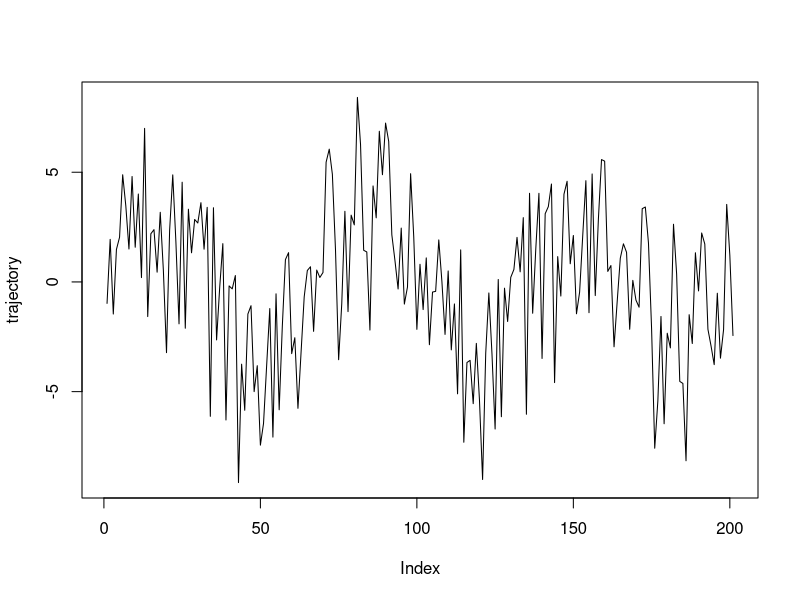
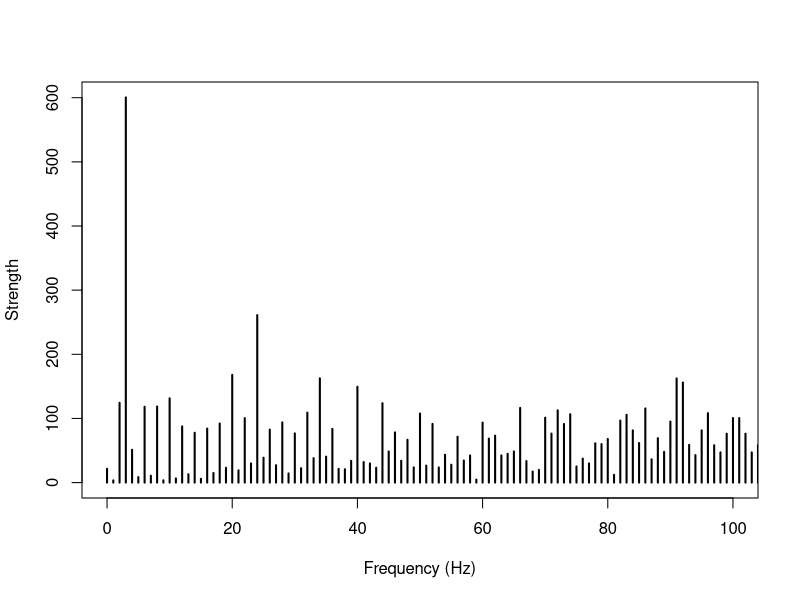

Here is the R script that generated these plots, in order:

######################## fft tests



set.seed(101)
acq.freq <- 200
time     <- 1
w        <- 2*pi/time
ts       <- seq(0,time,1/acq.freq)
trajectory <- 3*rnorm(101) + 3*sin(3*w*ts)
plot(trajectory, type="l")

X.k <- fft(trajectory)

plot.frequency.spectrum <- function(X.k, xlimits=c(0,length(X.k))) {
  plot.data  <- cbind(0:(length(X.k)-1), Mod(X.k))
  
  plot.data[2:length(X.k),2] <- 2*plot.data[2:length(X.k),2] 
  
  plot(plot.data, t="h", lwd=2, main="", 
       xlab="Frequency (Hz)", ylab="Strength", 
       xlim=xlimits, ylim=c(0,max(Mod(plot.data[,2]))))
}


plot.frequency.spectrum(X.k,xlimits=c(0,acq.freq/2))

X.n <-fft(X.k, inverse=TRUE)
max(Mod(X.n/length(X.k) - trajectory))

myft <- function( xn ){
  N<-length(xn)
  sapply( 1:N, function(k) {
    1/N * sum ( xn * exp (-2i*pi * (1:N-1) *(k-1) / N)) 
  })
}
X.n<-trajectory
X.k<-fft(X.n)  # unormalized
max( Mod( myft(X.n) - X.k / length(X.n) ) )
